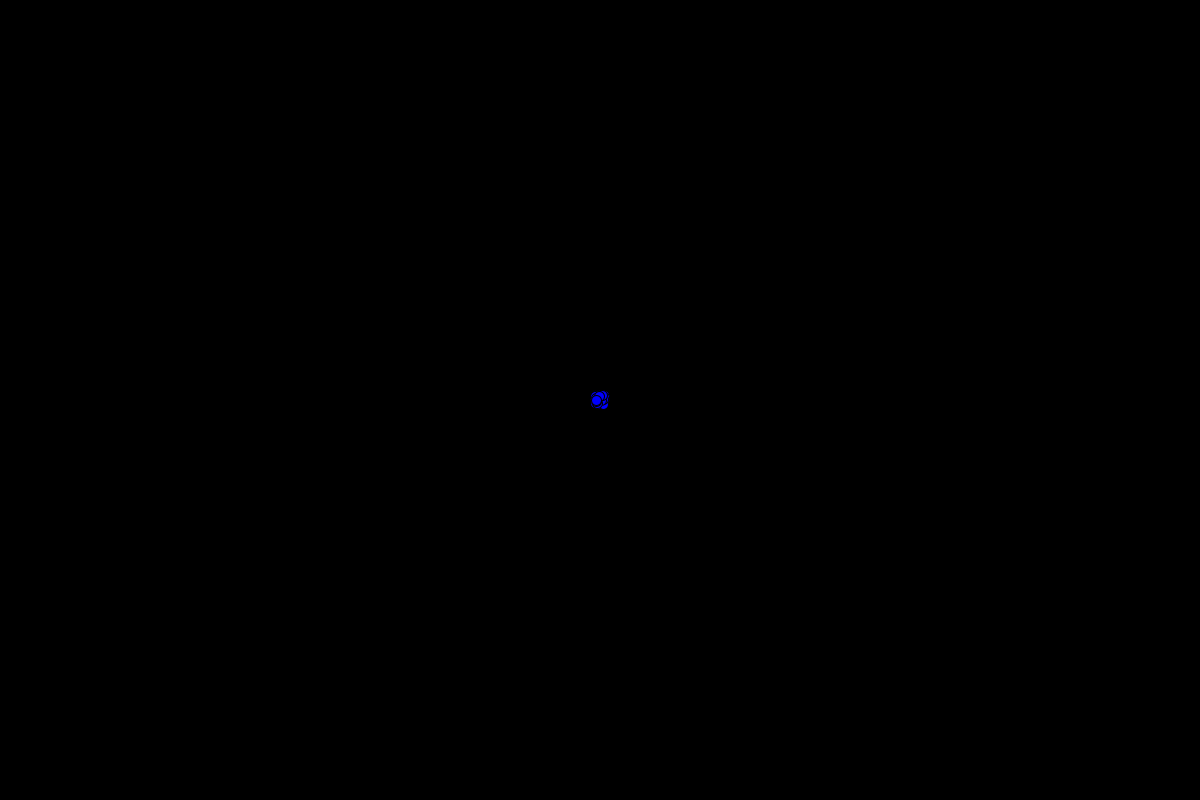
Frame 1 (no input)
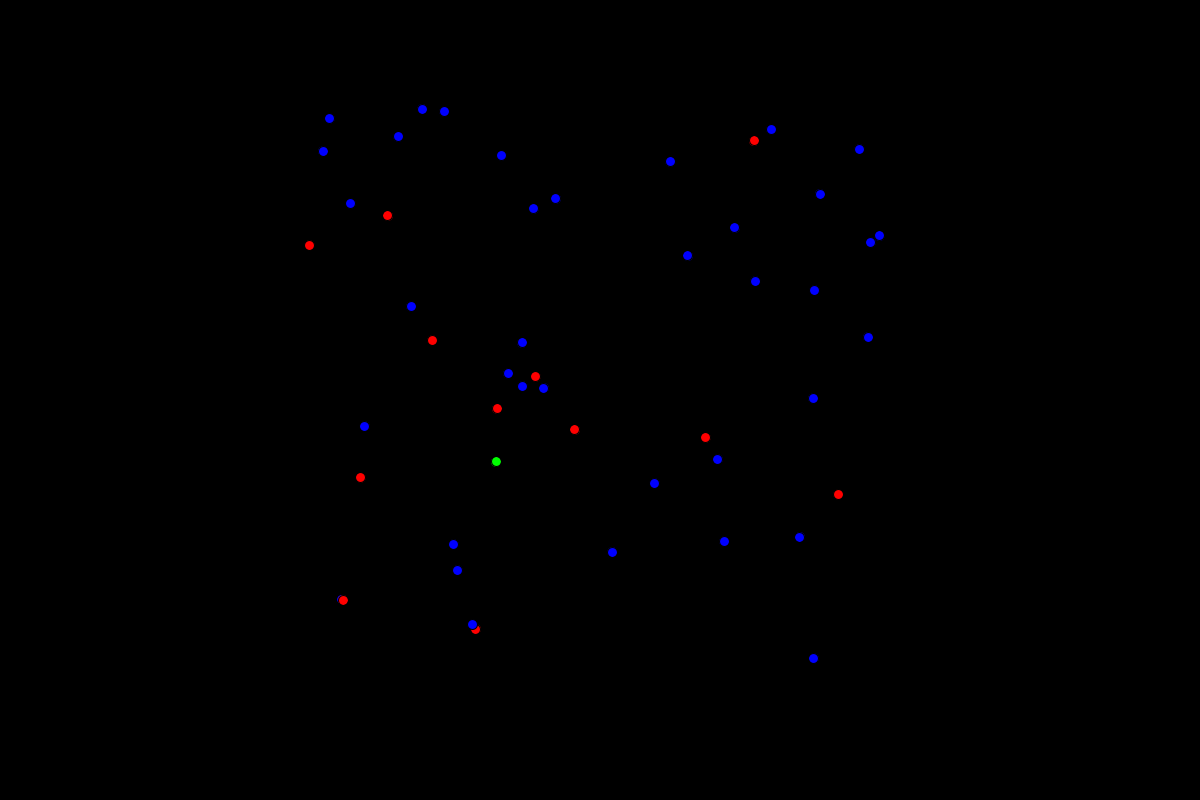
Frame 60 (the mouse pressed at the canvas centre just before this capture)
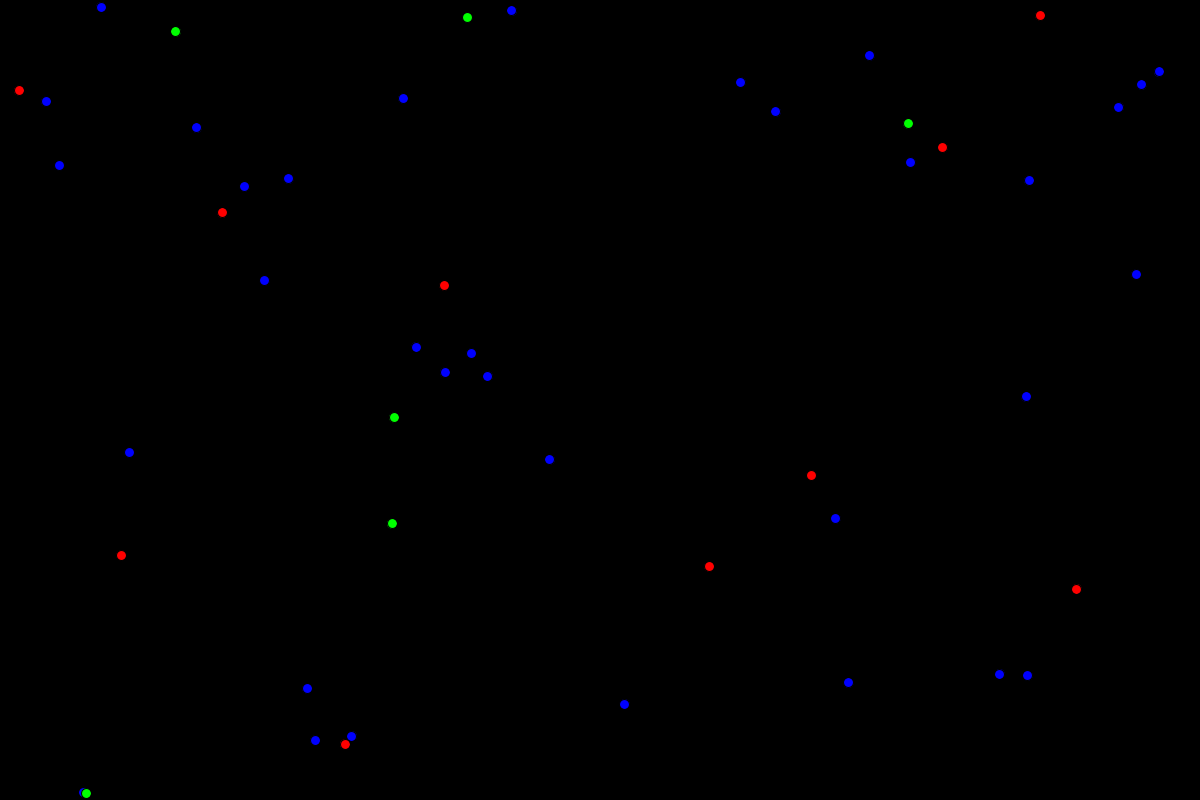
Frame 120 (the mouse held since frame 60 and released just before this capture)

The Processing sketch that drew these frames (run headless with seeded random() and noise(); from frame 60 on, the mouse is pressed at the canvas centre):

// Processing sketch: More_arrays
// ── More_arrays.pde

// create an empty array for 200 MovingAgent objects
Agent[] AgentArray = new Agent[50];
 
void setup() {
  size(1200, 800);
  smooth();
   
  // create the objects and populate the array with them
  for(int i=0; i<AgentArray.length; i++) {
    AgentArray[i] = new Agent(100,100,10);  
  }
}

 
void draw() {
  background(0);
  // iterate through every moving Agent
  for(int i=0; i<AgentArray.length; i++) {
    AgentArray[i].update();
    AgentArray[i].checkCollisions();
    AgentArray[i].drawAgent();
  }
}
 

// ── Agent.pde
//randomly colored circles and their properties that change with key motions 
class Agent {
 
  float x;
  float y;
  float xspeed;
  float yspeed;
  color red = color(255, 0, 0);
  color blue = color(0, 0, 255);
  color green = color(0, 255, 0);
   
  float agent_size;
 
  Agent(float xpos, float ypos, float csize) {
    x = width/2;
    y = height/2;
    //x += xpos;
    //y += ypos;
    agent_size = csize;
     
    xspeed = random(-5, 5);
    yspeed = random(-5, 5);
  }
 
  void update() {
    x += xspeed;
    y += yspeed; 
    if(keyPressed) {
    switch (key) {
    case 'l':
      xspeed = -10;
      yspeed = 1;
      break;
    case 'r':
      xspeed = 10;
      yspeed = -1;
      break;
    case 's':
      xspeed = random(0, 0); 
      yspeed = random(0, 0);
      break;
    case ' ':
      xspeed = random(-10, 10);
      yspeed = random(-1, 1);
      break;
    case 'u': 
      xspeed = random(-2, 2);
      yspeed = random(-1, 1); 
      x = width/2;
      y = height/2;
      break;
    }
  }
  }
  
  void checkCollisions() {
     
    float r = agent_size/2;
     
    if ( (x<r) || (x>width-r)){
      xspeed = -xspeed;
    } 
     
    if( (y<r) || (y>height-r)) {
      yspeed = -yspeed; 
    }
     
  }
   
  void drawAgent() {
    
   ellipse(x, y, agent_size, agent_size); 
   
   if ((x > width/3) && (y > height/3)) { 
   fill(red);
   } 
   
   if ((x < (width/3)*2) && (y < (height/3)*2)){
     fill(blue); 
   }
   
   if ((x > (width/3)*2) && (y > (height/3)*2)){
     fill(green);
   }
  
  }
   
   
}

 
